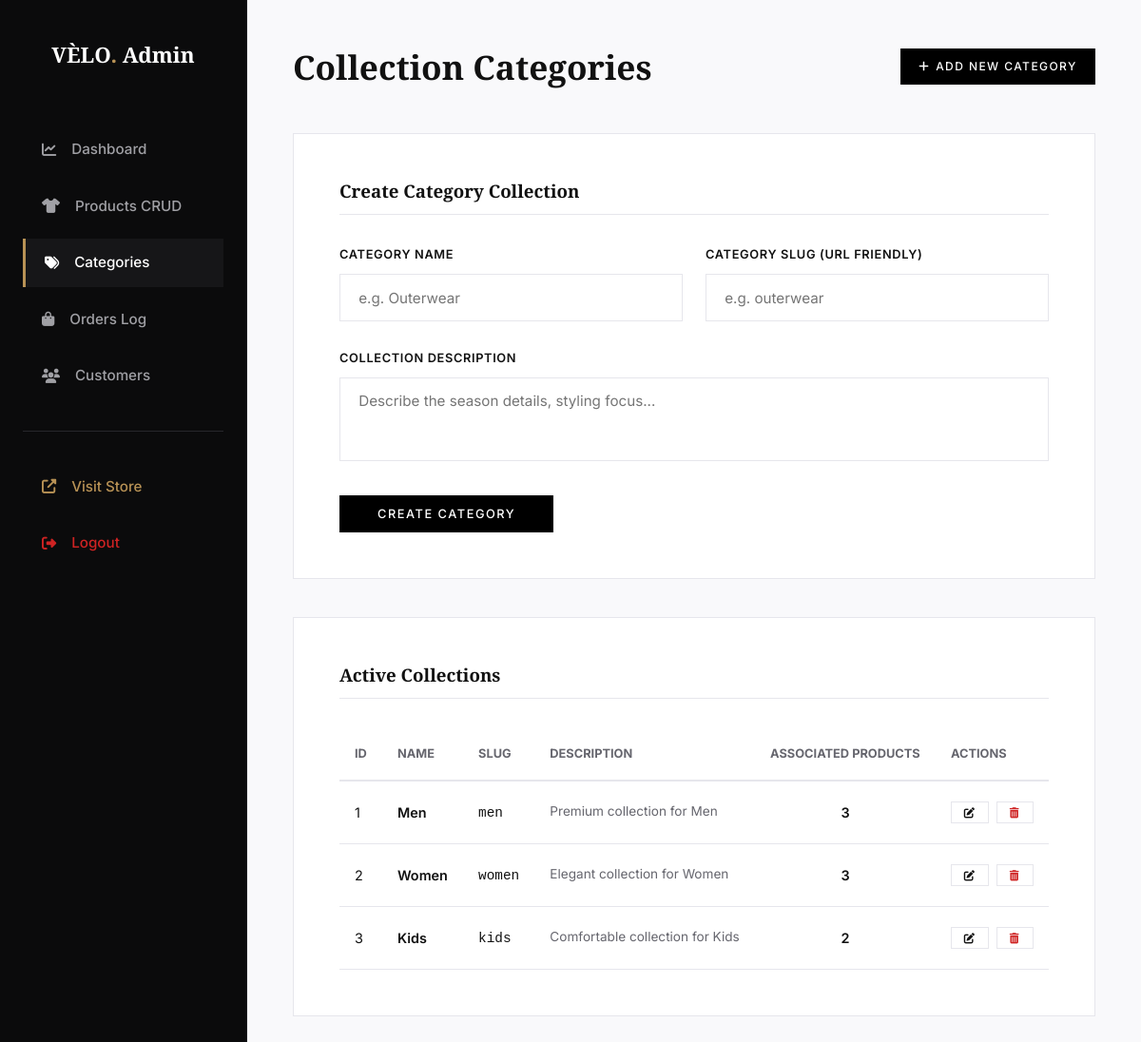
Screenshot of /admin/categories.php (signed in) with the database file from the repository.
### tables this page shows
CREATE TABLE IF NOT EXISTS `categories` (
    `id` INT AUTO_INCREMENT PRIMARY KEY,
    `name` VARCHAR(100) NOT NULL,
    `slug` VARCHAR(100) NOT NULL UNIQUE,
    `description` TEXT DEFAULT NULL,
    `created_at` TIMESTAMP DEFAULT CURRENT_TIMESTAMP
);

### includes/functions.php (called while the page is built, shortened)
<?php
function e($value) {
    return htmlspecialchars($value ?? '', ENT_QUOTES, 'UTF-8');
}

### admin/categories.php (the view, shortened to what this page needs)
<?php
require_once __DIR__ . '/../config/db.php';
require_once __DIR__ . '/../includes/functions.php';
try {
    $cats_stmt = $pdo->query("SELECT c.*, COUNT(p.id) as product_count FROM categories c LEFT JOIN products p ON c.id = p.category_id GROUP BY c.id ORDER BY c.id ASC");
    $categories = $cats_stmt->fetchAll();
} catch (PDOException $e) {
    die("Database fetch failed: " . $e->getMessage());
}
$edit_category = null;
?>
<!DOCTYPE html>
<html lang="en">
<head>
    <link rel="stylesheet" href="https://cdnjs.cloudflare.com/ajax/libs/font-awesome/6.4.0/css/all.min.css">
    <link rel="stylesheet" href="../assets/css/style.css">
</head>
<body>
<div class="admin-layout">
    <aside class="admin-sidebar">
        <div class="admin-logo">
            VÈLO<span>.</span> Admin
        </div>
        <nav class="admin-menu">
            <a href="dashboard.php" class="admin-menu-item">
                <i class="fas fa-chart-line"></i> Dashboard
            </a>
            <a href="products.php" class="admin-menu-item">
                <i class="fas fa-tshirt"></i> Products CRUD
            </a>
            <a href="categories.php" class="admin-menu-item active">
                <i class="fas fa-tags"></i> Categories
            </a>
            <a href="orders.php" class="admin-menu-item">
                <i class="fas fa-shopping-bag"></i> Orders Log
            </a>
            <a href="customers.php" class="admin-menu-item">
                <i class="fas fa-users"></i> Customers
            </a>
            <hr style="border:none; border-top: 1px solid #27272c; margin: 1.5rem 0;">
            <a href="../index.php" class="admin-menu-item" style="color: var(--accent);">
                <i class="fas fa-external-link-alt"></i> Visit Store
            </a>
            <a href="../logout.php" class="admin-menu-item" style="color: var(--error);">
                <i class="fas fa-sign-out-alt"></i> Logout
            </a>
        </nav>
    </aside>
    <main class="admin-main">
        <div class="admin-topbar">
            <h2>Collection Categories</h2>
            <a href="categories.php" class="btn btn-solid" style="padding: 0.6rem 1.2rem; font-size: 0.75rem;"><i class="fas fa-plus" style="margin-right:6px;"></i>Add New Category</a>
        </div>
        <div style="display:grid; grid-template-columns: 1fr; gap: 2.5rem;">
            <div class="checkout-section-card" style="margin-bottom:0;">
                <h3><?php echo $edit_category ? 'Edit Category: ' . e($edit_category['name']) : 'Create Category Collection'; ?></h3>
                <form action="categories.php" method="POST" style="margin-top:1.5rem;">
                    <div style="display:grid; grid-template-columns:1fr 1fr; gap:1.5rem;">
                        <div class="form-group">
                            <label for="name">Category Name</label>
                            <input type="text" id="name" name="name" class="form-control" value="<?php echo $edit_category ? e($edit_category['name']) : ''; ?>" placeholder="e.g. Outerwear" required>
                        </div>
                        <div class="form-group">
                            <label for="slug">Category Slug (URL friendly)</label>
                            <input type="text" id="slug" name="slug" class="form-control" value="<?php echo $edit_category ? e($edit_category['slug']) : ''; ?>" placeholder="e.g. outerwear" required>
                        </div>
                    </div>
                    <div class="form-group">
                        <label for="description">Collection Description</label>
                        <textarea id="description" name="description" class="form-control" rows="3" placeholder="Describe the season details, styling focus..." style="resize:none;"><?php echo $edit_category ? e($edit_category['description']) : ''; ?></textarea>
                    </div>
                    <div style="display:flex; gap:1rem;">
                        <button type="submit" class="btn btn-solid" style="padding:0.75rem 2.5rem; font-size:0.8rem;"><?php echo $edit_category ? 'Save Changes' : 'Create Category'; ?></button>
                    </div>
                </form>
            </div>
            <div class="checkout-section-card" style="margin-bottom:0;">
                <h3>Active Collections</h3>
                <div style="overflow-x:auto; margin-top:1.5rem;">
                    <table class="orders-history-table">
                        <thead>
                            <tr>
                                <th>ID</th>
                                <th>Name</th>
                                <th>Slug</th>
                                <th>Description</th>
                                <th>Associated Products</th>
                                <th>Actions</th>
                            </tr>
                        </thead>
                        <tbody>
                            <?php foreach ($categories as $cat): ?>
                                <tr>
                                    <td><?php echo $cat['id']; ?></td>
                                    <td style="font-weight:600;"><?php echo e($cat['name']); ?></td>
                                    <td><code><?php echo e($cat['slug']); ?></code></td>
                                    <td style="color:var(--text-muted); font-size:0.85rem; max-width: 300px;"><?php echo e($cat['description']); ?></td>
                                    <td style="font-weight:600; text-align:center;"><?php echo $cat['product_count']; ?></td>
                                    <td>
                                        <div style="display:flex; gap:0.5rem;">
                                            <a href="categories.php?edit_id=<?php echo $cat['id']; ?>" class="btn btn-outline" style="padding:0.3rem 0.8rem; font-size:0.7rem;"><i class="fas fa-edit"></i></a>
                                            <a href="categories.php?delete_id=<?php echo $cat['id']; ?>&csrf_token=<?php echo urlencode($_SESSION['csrf_token']); ?>" onclick="return confirm('Are you sure you want to delete this category? Associated products may be affected.');" class="btn btn-outline" style="padding:0.3rem 0.8rem; font-size:0.7rem; color:var(--error); border-color:var(--border);"><i class="fas fa-trash-alt"></i></a>
                                        </div>
                                    </td>
                                </tr>
                            <?php endforeach; ?>
                        </tbody>
                    </table>
                </div>
            </div>
        </div>
    </main>
</div>
</body>
</html>

### assets/css/style.css (style rules this page uses)
:root { --background: #ffffff; --surface: #f9f9fb; --surface-card: #ffffff; --text: #111111; --text-muted: #66666e; --primary: #000000; --primary-hover: #222222; --primary-rgb: 0, 0, 0; --accent: #b89255; --accent-hover: #9a763e; --border: #e6e6ec; --border-hover: #99999f; --border-focus: #000000; --error: #cf2323; --success: #1b8535; --shadow: 0 12px 40px rgba(0, 0, 0, 0.04); --shadow-sm: 0 4px 12px rgba(0, 0, 0, 0.02); --transition: all 0.3s cubic-bezier(0.25, 0.8, 0.25, 1); --font-sans: 'Inter', sans-serif; --font-serif: 'Playfair Display', serif; }
* { box-sizing: border-box; margin: 0; padding: 0; }
html { scroll-behavior: smooth; font-size: 16px; }
body { background-color: var(--background); color: var(--text); font-family: var(--font-sans); line-height: 1.6; transition: background-color 0.3s ease, color 0.3s ease; overflow-x: hidden; }
a { color: inherit; text-decoration: none; transition: var(--transition); }
button, input, select, textarea { font-family: inherit; color: inherit; background: none; border: none; }
h1, h2, h3, h4, h5, h6 { font-family: var(--font-serif); font-weight: 600; line-height: 1.25; }
.btn { display: inline-flex; align-items: center; justify-content: center; padding: 0.95rem 2.2rem; font-weight: 500; font-size: 0.9rem; text-transform: uppercase; letter-spacing: 0.12em; cursor: pointer; transition: var(--transition); position: relative; border-radius: 0; }
.btn-solid { background-color: var(--primary); color: var(--background); }
.btn-outline { border: 1px solid var(--border); color: var(--text); }
.form-group { margin-bottom: 1.8rem; }
.form-group label { display: block; font-size: 0.8rem; font-weight: 600; text-transform: uppercase; letter-spacing: 0.05em; margin-bottom: 0.6rem; }
.form-control { width: 100%; border: 1px solid var(--border); padding: 0.9rem 1.2rem; font-size: 0.95rem; background-color: var(--background); outline: none; transition: var(--transition); }
.orders-history-table { width: 100%; border-collapse: collapse; }
.orders-history-table th { text-align: left; padding: 1rem; border-bottom: 2px solid var(--border); font-size: 0.8rem; text-transform: uppercase; color: var(--text-muted); }
.orders-history-table td { padding: 1.25rem 1rem; border-bottom: 1px solid var(--border); font-size: 0.9rem; }
.checkout-section-card { background-color: var(--surface-card); border: 1px solid var(--border); padding: 3rem; margin-bottom: 2rem; }
.checkout-section-card h3 { margin-bottom: 2rem; padding-bottom: 0.8rem; border-bottom: 1px solid var(--border); }
.admin-layout { display: grid; grid-template-columns: 260px 1fr; min-height: 100vh; }
.admin-sidebar { background-color: #0b0b0c; color: #a0a0a5; padding: 2.5rem 1.5rem; border-right: 1px solid #1c1c20; }
.admin-logo { font-family: var(--font-serif); font-size: 1.4rem; font-weight: 700; color: #ffffff; margin-bottom: 3.5rem; text-align: center; }
.admin-logo span { color: var(--accent); }
.admin-menu { display: flex; flex-direction: column; gap: 0.5rem; }
.admin-menu-item { display: flex; align-items: center; gap: 1rem; padding: 0.85rem 1.25rem; font-size: 0.95rem; font-weight: 500; color: #a0a0a5; }
.admin-menu-item:hover, .admin-menu-item.active { color: #ffffff; background-color: #161618; border-left: 3px solid var(--accent); }
.admin-main { background-color: var(--surface); padding: 3rem; }
.admin-topbar { display: flex; justify-content: space-between; align-items: center; margin-bottom: 3rem; }
.admin-topbar h2 { font-size: 2.2rem; }

### rows the page displays
categories: id "1", name "Men", slug "men", description "Premium collection for Men", product_count "3"
categories: id "2", name "Women", slug "women", description "Elegant collection for Women", product_count "3"
categories: id "3", name "Kids", slug "kids", description "Comfortable collection for Kids", product_count "2"
